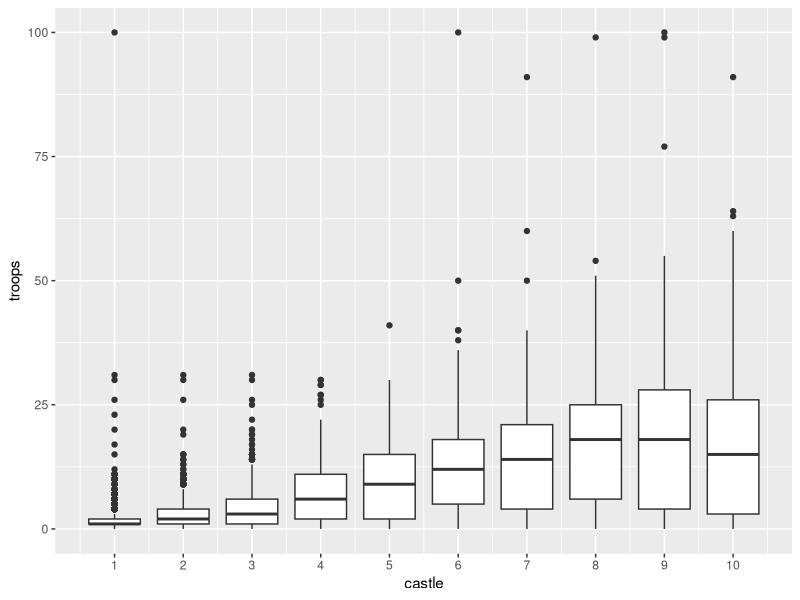
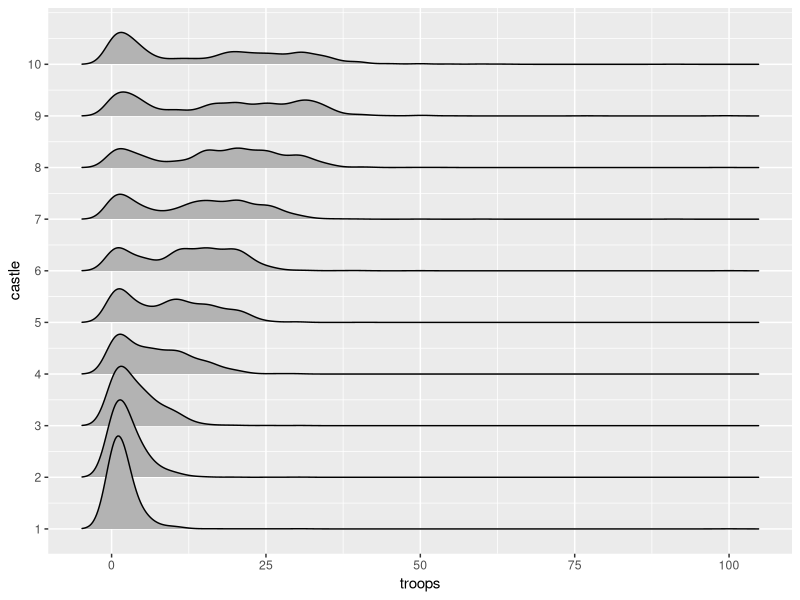
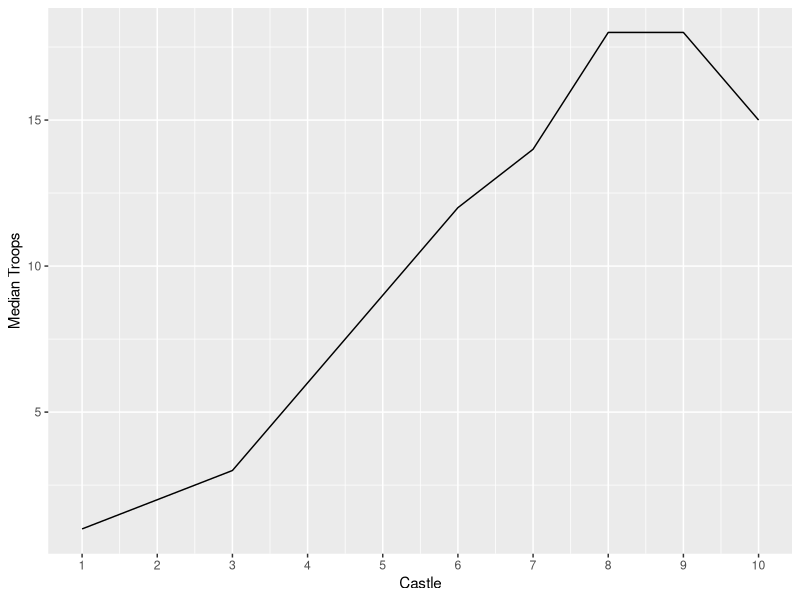

Source code (R) for these figures, in order:
## ---- chunk 1
#devtools::install_github("hadley/tidyr")
library(tidyverse)
## ---- chunk 2
#Convenience functions I end up using a lot 
numextract <- function(string){
  as.numeric(str_extract(string, "\\-*\\d+\\.*\\d*"))
}

comma <- function(x) format(x, digits = 3, big.mark = ",")

comma_0 <- function(x) format(x, digits = 0, big.mark = ",")


## ---- chunk 3

hist_data <- read_csv("castle-solutions-3.csv") %>%
  select(-"Why did you choose your troop deployment?") %>%
  mutate_all(as.numeric) %>%
  mutate(total = rowSums(.),
         bad_total = ifelse(total == 100, 0, 1))

summary(hist_data$total)
## ---- chunk 4

hist_data <- hist_data %>%
  filter(bad_total == 0)
  #filter(total > 94 & total < 105) %>%
  #mutate_at(vars(-total, - bad_total), list(~ round(100*(.) / total, digits = 0)))
#write_out_clean_data
write_csv(hist_data  %>%
  select(-total, -bad_total), "clean_comp_3_data.csv")
## ---- chunk 5
hist_data_long <- hist_data  %>%
  select(-total, -bad_total) %>% 
  pivot_longer(everything(), names_to = "castle", values_to = "troops") %>%
  mutate(castle = numextract(castle))

ggplot(hist_data_long, aes(x = castle, y = troops)) + geom_boxplot(aes(group = castle))+ scale_x_continuous(breaks = seq(1, 10, 1))
## ---- chunk 6
ggplot(hist_data_long, aes(x = troops, y = castle, group = castle)) + ggridges::geom_density_ridges() + scale_y_continuous(breaks = seq(1, 10, 1))
## ---- chunk 7
hist_data_long %>%
  group_by(castle) %>%
  summarise(median_troops = median(troops)) %>%
  ggplot(aes(x = castle, y = median_troops)) + geom_line() + labs(y = "Median Troops", x = "Castle") + scale_x_continuous(breaks = seq(1, 10, 1))
